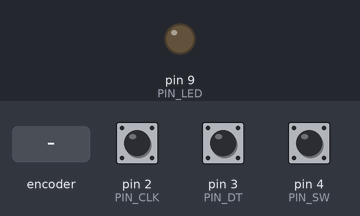
The sketch below on a simulated Arduino Uno, built with avr-gcc and run on an emulated ATmega328P. Parts: output pins drawn as LEDs (lit = HIGH). Inputs (shaded band) come from the test bench; at power-on: pin 4 (PIN_SW) HIGH, pin 2 (PIN_CLK) HIGH, pin 3 (PIN_DT) HIGH.

Above: at 1.2 s.
1.3 s: rotary encoder on pin 2 (PIN_CLK) / pin 3 (PIN_DT) turned 3 steps (first pin leading)
At 1.6 s:
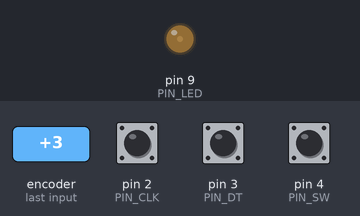
3.4 s: rotary encoder on pin 2 (PIN_CLK) / pin 3 (PIN_DT) turned 3 steps (first pin leading)
At 4.2 s:
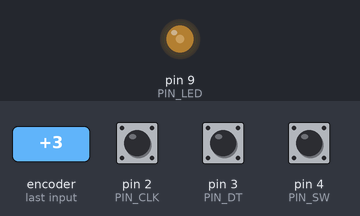
5.5 s: rotary encoder on pin 2 (PIN_CLK) / pin 3 (PIN_DT) turned 3 steps (first pin leading)
At 5.8 s:
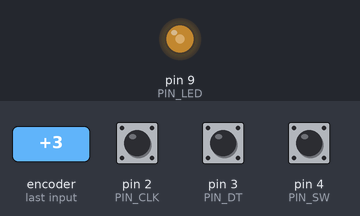
7.6 s: pin 4 (PIN_SW) pulled LOW for 0.15 s
At 8.5 s:
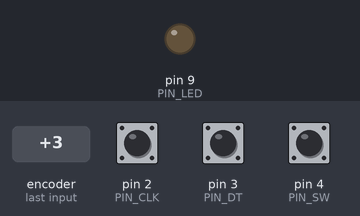
9.3 s: pin 4 (PIN_SW) pulled LOW for 1 s
At 10.7 s:
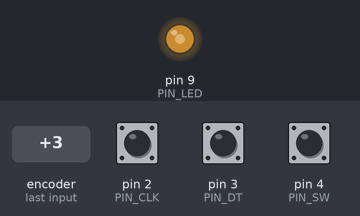
11.8 s: pin 4 (PIN_SW) pulled LOW for 3.2 s
At 13.0 s:
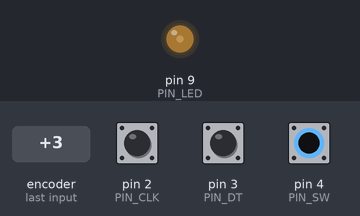
Timing chart, 0 to 16.5 s (numbered marks = the images above; inputs shaded):
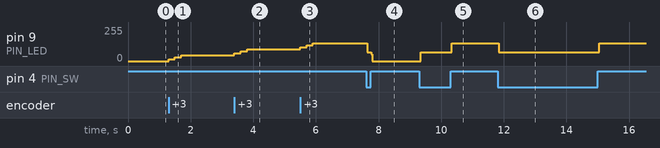

Measured:
- after the input at 1.3 s, pin 9 (PIN_LED): 0/255 → 15/255 at once, → 30/255 0.20 s later, → 45/255 0.20 s later
- after the input at 3.4 s, pin 9 (PIN_LED): 45/255 → 60/255 at once, → 75/255 0.20 s later, → 90/255 0.20 s later
- after the input at 5.5 s, pin 9 (PIN_LED): 90/255 → 105/255 at once, → 120/255 0.20 s later, → 135/255 0.20 s later
- after the input at 7.6 s, pin 9 (PIN_LED): 135/255 → 66/255 at once, → 0/255 0.12 s later
- after the input at 9.3 s, pin 9 (PIN_LED): 0/255 → 66/255 at once, → 135/255 1.0 s later
- after the input at 11.8 s, pin 9 (PIN_LED): 135/255 → 66/255 at once, → 135/255 3.2 s later

The sketch:

encodeur_bouton_rate.ino
```cpp
const byte PIN_CLK = 2;
const byte PIN_DT = 3;
const byte PIN_SW = 4;
const byte PIN_LED = 9;
const byte PAS = 15;

int luminosite = 0;
bool allumee = true;
int clkAvant = HIGH;
unsigned long dernierCran = 0;

void setup() {
  pinMode(PIN_CLK, INPUT_PULLUP);
  pinMode(PIN_DT, INPUT_PULLUP);
  pinMode(PIN_SW, INPUT_PULLUP);
  pinMode(PIN_LED, OUTPUT);
}

void loop() {
  int clk = digitalRead(PIN_CLK);
  if (clk == LOW && clkAvant == HIGH && millis() - dernierCran > 5) {
    dernierCran = millis();
    if (digitalRead(PIN_DT) == HIGH) {
      luminosite = constrain(luminosite + PAS, 0, 255);
    } else {
      luminosite = constrain(luminosite - PAS, 0, 255);
    }
  }
  clkAvant = clk;

  if (digitalRead(PIN_SW) == LOW) {
    allumee = !allumee;
  }

  if (allumee) {
    analogWrite(PIN_LED, luminosite);
  } else {
    analogWrite(PIN_LED, 0);
  }
}
```
